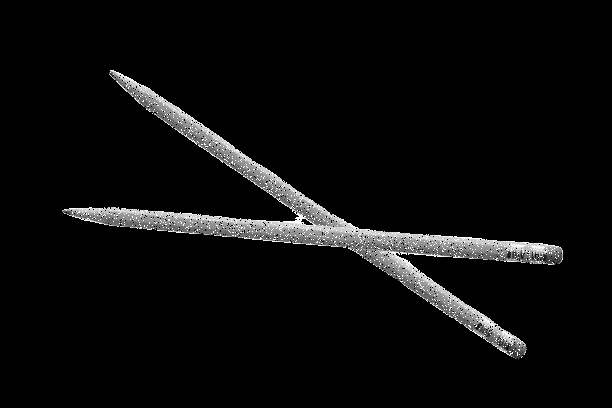
#> input picture 2_pencil.png, 612 x 408 px
$ python main.py
#> lines starting #> are read from the running program, lines starting #| are printed output that depends on the picture; after the words box and inside, x2 and y2 are one past the last pixel; in counts of white or black regions, pixels touching at a corner belong together; long printed decimals are rounded
import cv2                  #version- 4.9.0
import numpy as np          #version- 1.23.5


def find_lines_and_angle(image_path):
    # Load the image
#> called with image_path = '2_pencil.png'
    image = cv2.imread(image_path)
#> image is the input picture: shape (408, 612, 3); min 0, max 255, mean 11.7
    gray = cv2.cvtColor(image, cv2.COLOR_BGR2GRAY)
    blurred = cv2.GaussianBlur(gray, (5, 5), 0)
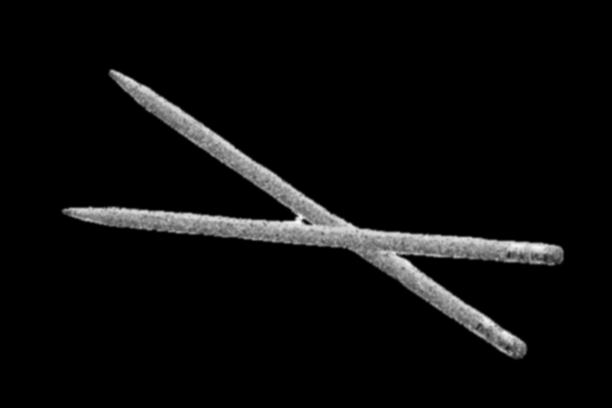
#> blurred: shape (408, 612); min 0, max 249, mean 11.7

    # Edge detection using Canny
    edges = cv2.Canny(blurred, 50, 150)
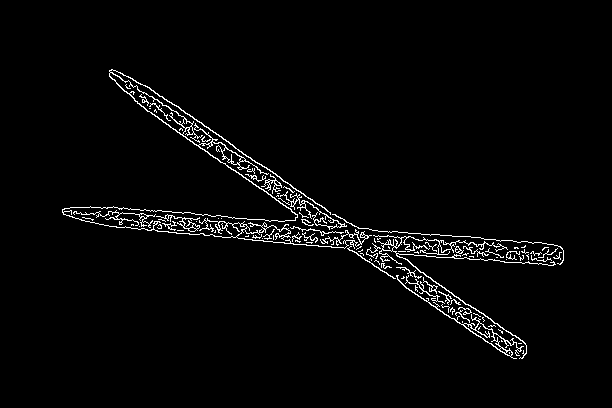
#> edges: shape (408, 612); 2.5% white in thin lines or dots, all inside (x1, y1, x2, y2) = (62, 69, 564, 359)

    # Hough Line Transform to detect lines
    lines = cv2.HoughLinesP(edges, 1, np.pi / 300, threshold=50, minLineLength=100, maxLineGap=100)
#> lines = 36 rows, first 6: [145, 109, 507, 355], [112, 69, 526, 350], [142, 84, 526, 345], [109, 75, 516, 358], [103, 207, 557, 245], [69, 216, 561, 263]

    if lines is not None:
        line_segments = [((x1, y1), (x2, y2)) for line in lines for x1, y1, x2, y2 in line]
#> line_segments = 36 items

        # Calculate lengths of the line segments
        lengths = [np.linalg.norm(np.array((x2, y2)) - np.array((x1, y1))) for (x1, y1), (x2, y2) in line_segments]
#> lengths = 36 values, max 503.3 at index 10, min 218.8 at index 12, mean 463.3

        # Sort the line segments by length
        sorted_lines = [line for _, line in sorted(zip(lengths, line_segments), reverse=True)]
#> sorted_lines = 36 items

        # Select the two longest lines
        if len(sorted_lines) >= 2:
            line1 = sorted_lines[0]
#> line1 = ((62, 212), (563, 260))
            line2 = sorted_lines[1]
#> line2 = ((110, 70), (526, 353))

            # Draw the lines
            cv2.line(image, line1[0], line1[1], (0, 255, 0), 2)
            cv2.line(image, line2[0], line2[1], (0, 255, 0), 2)

            # Calculate the intersection point of the lines
            intersection_point = calculate_intersection(line1, line2)

            if intersection_point is not None:
                # Mark the intersection point with a red circle
                cv2.circle(image, intersection_point, 5, (0, 0, 255), -1)

                # Label the points
                label_points(image, line1[0], 'A')
                label_points(image, line1[1], 'B')
                label_points(image, line2[0], 'C')
                label_points(image, line2[1], 'D')


                # Calculate the angle between the two lines
                angle = calculate_angle_between_lines(line1, line2)


                # Display the image with detected lines and intersection point
                cv2.imshow('Detected Pencils', image)
                cv2.waitKey(0)
                cv2.destroyAllWindows()

                # Save the image with detected lines and intersection point
                cv2.imwrite('detected_pencils_with_lines.jpg', image)

                return line1, line2, angle
            else:
                print("Lines are parallel; no intersection point.")
                return None
        else:
            print("Not enough lines detected")
            return None
    else:
        print("No lines detected")
        return None

def calculate_intersection(line1, line2):
#> called with line1 = ((62, 212), (563, 260)), line2 = ((110, 70), (526, 353))
    x1, y1, x2, y2 = *line1[0], *line1[1]
#> x1 = 62; y1 = 212; x2 = 563; y2 = 260
    x3, y3, x4, y4 = *line2[0], *line2[1]
#> x3 = 110; y3 = 70; x4 = 526; y4 = 353

    # Solve the linear system to find the intersection point
    denominator = (x1 - x2) * (y3 - y4) - (y1 - y2) * (x3 - x4)
#> denominator = 121815

    if denominator != 0:
        px = ((x1 * y2 - y1 * x2) * (x3 - x4) - (x1 - x2) * (x3 * y4 - y3 * x4)) / denominator
#> px = 360.8
        py = ((x1 * y2 - y1 * x2) * (y3 - y4) - (y1 - y2) * (x3 * y4 - y3 * x4)) / denominator
#> py = 240.6
#> in find_lines_and_angle, `intersection_point = calculate_intersection(line1, line2)`: intersection_point = (360, 240)
#> in find_lines_and_angle, `cv2.circle(image, intersection_point, 5, (0, 0, 255), -1)`: image: shape (408, 612, 3); mean B, G, R 9.8, 13, 9.9
#> in label_points, `cv2.putText(image, label, (point[0] + 5, point[1] - 5), cv2.FONT_HERSH..`: image: shape (408, 612, 3); mean B, G, R 9.9, 13, 9.9
#> in label_points, `cv2.circle(image, point, 5, (255, 0, 0), -1)`: image: shape (408, 612, 3); mean B, G, R 10, 13, 9.9
#> in label_points (call 2), `cv2.circle(image, point, 5, (255, 0, 0), -1)`: image: shape (408, 612, 3); mean B, G, R 10.2, 12.9, 9.9
#> in label_points (call 3), `cv2.putText(image, label, (point[0] + 5, point[1] - 5), cv2.FONT_HERSH..`: image: shape (408, 612, 3); mean B, G, R 10.3, 12.9, 9.9
#> in label_points (call 3), `cv2.circle(image, point, 5, (255, 0, 0), -1)`: image: shape (408, 612, 3); mean B, G, R 10.4, 12.9, 9.9
#> call 4 of label_points, with point = (526, 353), label = 'D'
#> in label_points (call 4), `cv2.putText(image, label, (point[0] + 5, point[1] - 5), cv2.FONT_HERSH..`:
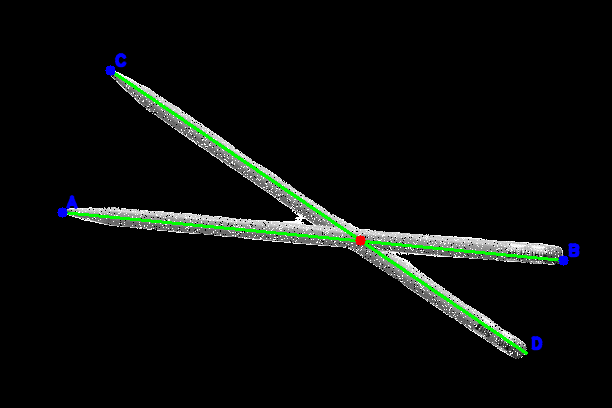
#> image: shape (408, 612, 3); mean B, G, R 10.5, 12.9, 9.9
#> in label_points (call 4), `cv2.circle(image, point, 5, (255, 0, 0), -1)`: image: shape (408, 612, 3); 0.03% of pixels changed, all inside (x1, y1, x2, y2) = (521, 348, 532, 359)
        return int(px), int(py)
    else:
        return None

def calculate_length(line1,line2):
    x1, y1, x2, y2 = *line1[0], *line1[1]
    x3, y3, x4, y4 = *line2[0], *line2[1]

    A=(x1,y1)
    B=(x2,y2)
    length_AB = np.linalg.norm(np.array(B) - np.array(A))
    print(f"Length of pencil A: {length_AB}")

    C=(x3,y3)
    D=(x4,y4)
    length_CD = np.linalg.norm(np.array(D) - np.array(C))
    print(f"Length of pencil B: {length_CD}")


def calculate_angle_between_lines(line1, line2):
    # Extract points from the lines
#> called with line1 = ((62, 212), (563, 260)), line2 = ((110, 70), (526, 353))
    x1, y1, x2, y2 = *line1[0], *line1[1]
#> x1 = 62; y1 = 212; x2 = 563; y2 = 260
    x3, y3, x4, y4 = *line2[0], *line2[1]
#> x3 = 110; y3 = 70; x4 = 526; y4 = 353

    # Calculate direction vectors
    vector1 = np.array([x2 - x1, y2 - y1])
#> vector1 = [501, 48]
    vector2 = np.array([x4 - x3, y4 - y3])
#> vector2 = [416, 283]

    # Calculate the dot product of the vectors
    dot_product = np.dot(vector1, vector2)
#> dot_product = 222000

    # Calculate the magnitudes of the vectors
    magnitude1 = np.linalg.norm(vector1)
#> magnitude1 = 503.3
    magnitude2 = np.linalg.norm(vector2)
#> magnitude2 = 503.1

    # Calculate the cosine of the angle
    cos_angle = dot_product / (magnitude1 * magnitude2)
#> cos_angle = 0.877

    # Handle floating-point errors
    cos_angle = np.clip(cos_angle, -1.0, 1.0)

    # Calculate the angle in radians
    angle_rad = np.arccos(cos_angle)
#> angle_rad = 0.502

    # Convert the angle to degrees
    angle_deg = np.degrees(angle_rad)
#> angle_deg = 28.75

    return angle_deg

def label_points(image, point, label):
    cv2.putText(image, label, (point[0] + 5, point[1] - 5), cv2.FONT_HERSHEY_SIMPLEX, 0.5, (255, 0, 0), 2, cv2.LINE_AA)
    cv2.circle(image, point, 5, (255, 0, 0), -1)

# Path to your image
image_path = '2_pencil.png'  # Replace with the actual path to your image
result = find_lines_and_angle(image_path)
#> result = (((62, 212), (563, 260)), ((110, 70), (526, 353)), 28.75)
if result:
    line1, line2, angle = result
#> line1 = ((62, 212), (563, 260)); line2 = ((110, 70), (526, 353)); angle = 28.75
    print(f"Endpoints of the pencil A: {line1}")
#| Endpoints of the pencil A: ((62, 212), (563, 260))
    print(f"Endpoints of the pencil B: {line2}")
#| Endpoints of the pencil B: ((110, 70), (526, 353))
    calculate_length(line1,line2)
#> in calculate_length, `x1, y1, x2, y2 = *line1[0], *line1[1]`: x1 = 62; y1 = 212; x2 = 563; y2 = 260
#> in calculate_length, `x3, y3, x4, y4 = *line2[0], *line2[1]`: x3 = 110; y3 = 70; x4 = 526; y4 = 353
#> in calculate_length, `A=(x1,y1)`: A = (62, 212)
#> in calculate_length, `B=(x2,y2)`: B = (563, 260)
#> in calculate_length, `length_AB = np.linalg.norm(np.array(B) - np.array(A))`: length_AB = 503.3
#| Length of pencil A: 503.294
#> in calculate_length, `C=(x3,y3)`: C = (110, 70)
#> in calculate_length, `D=(x4,y4)`: D = (526, 353)
#> in calculate_length, `length_CD = np.linalg.norm(np.array(D) - np.array(C))`: length_CD = 503.1
#| Length of pencil B: 503.135
    print(f"Angle between the pencils: {angle:.2f} degrees")
#| Angle between the pencils: 28.75 degrees
